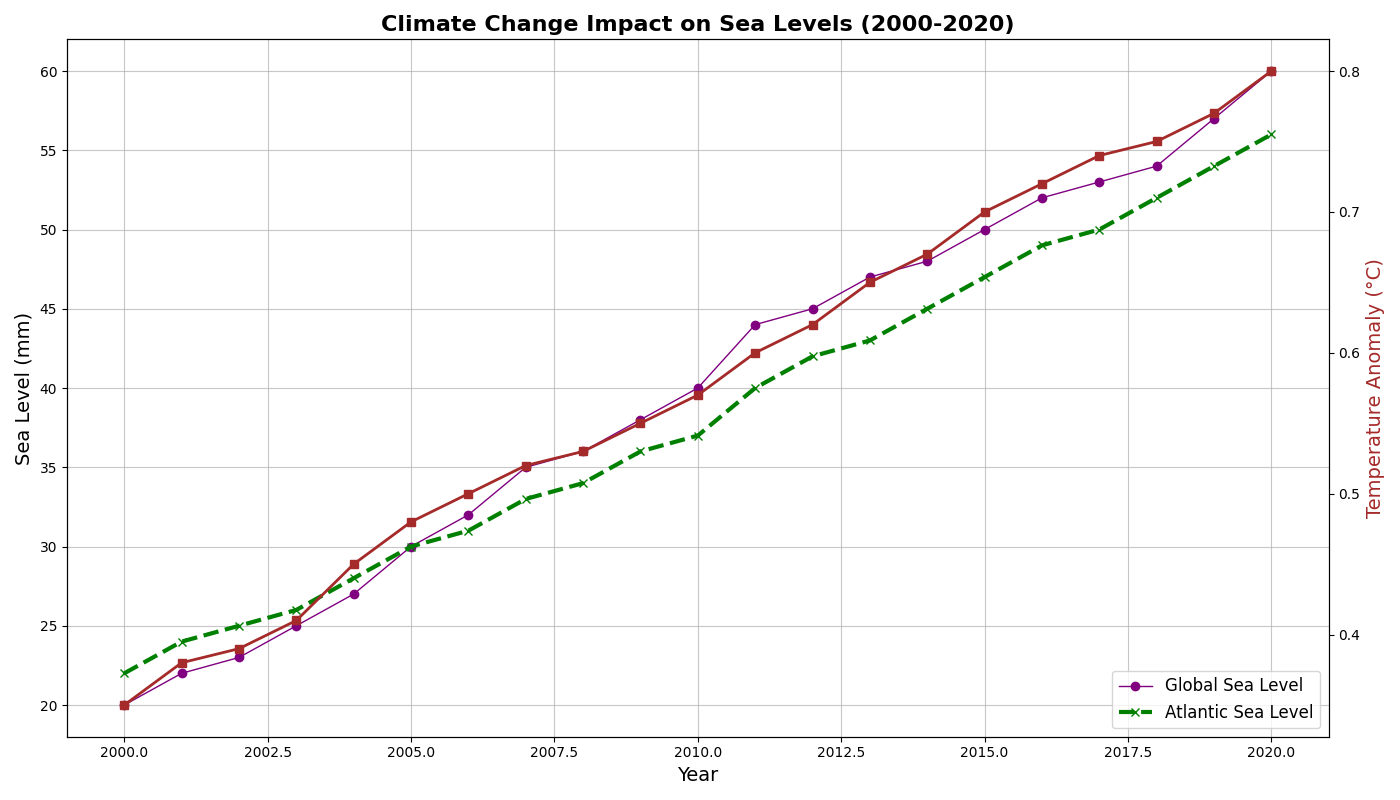

Write Python code to recreate this figure.
import numpy as np
import matplotlib.pyplot as plt

# Years from 2000 to 2020
years = np.arange(2000, 2021)

# Data for sea levels in mm
sea_levels_global = np.array([20, 22, 23, 25, 27, 30, 32, 35, 36, 38, 40, 44, 45, 47, 48, 50, 52, 53, 54, 57, 60])
sea_levels_atlantic = np.array([22, 24, 25, 26, 28, 30, 31, 33, 34, 36, 37, 40, 42, 43, 45, 47, 49, 50, 52, 54, 56])

# Data: Average annual global temperature anomaly (in °C)
temp_anomaly = np.array([0.35, 0.38, 0.39, 0.41, 0.45, 0.48, 0.50, 0.52, 0.53, 0.55, 0.57, 0.60, 0.62, 0.65, 0.67, 0.70, 0.72, 0.74, 0.75, 0.77, 0.80])

# Set up the main plot
fig, ax1 = plt.subplots(figsize=(14, 8))

# Plotting sea levels with altered styles
ax1.plot(years, sea_levels_global, color='purple', marker='o', label='Global Sea Level', linewidth=1)
ax1.plot(years, sea_levels_atlantic, color='green', linestyle='--', marker='x', label='Atlantic Sea Level', linewidth=3)

# Title and labels for the first y-axis
ax1.set_title('Climate Change Impact on Sea Levels (2000-2020)', fontsize=16, weight='bold')
ax1.set_xlabel('Year', fontsize=14)
ax1.set_ylabel('Sea Level (mm)', fontsize=14)

# Altered grid style
ax1.grid(True, linestyle='-', alpha=0.7)

# Adjusted legend
ax1.legend(loc='lower right', fontsize=12)

# Create another y-axis for temperature anomaly
ax2 = ax1.twinx()
ax2.plot(years, temp_anomaly, color='brown', linestyle='-', marker='s', label='Temperature Anomaly (°C)', linewidth=2)

# Secondary y-axis label
ax2.set_ylabel('Temperature Anomaly (°C)', fontsize=14, color='brown')

# Layout adjustments
fig.tight_layout()

# Removed additional legend to avoid overlap
# Show the plot
plt.show()
